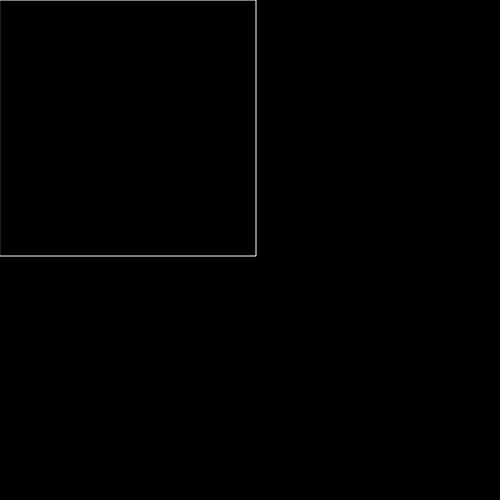
Frame 1 (no input)
Frame 60 (no input): identical to frame 1, image omitted
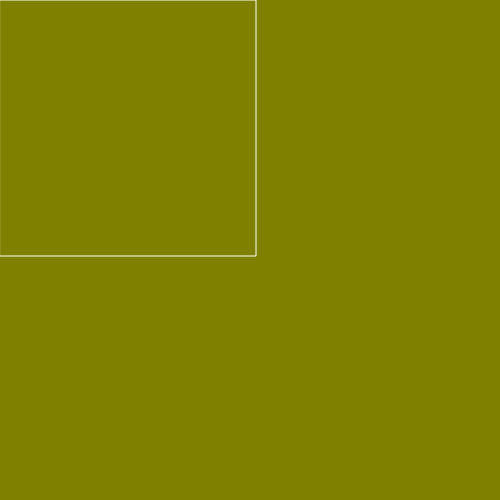
Frame 120 (the mouse pressed at the canvas centre since frame 60)

The p5.js sketch that drew these frames (run headless with seeded random() and noise() and a simulated clock; from frame 60 on, the mouse is pressed at the canvas centre):

// p5.js sketch
// ── sketch.js
function setup() {
  createCanvas(500, 500);
}

function draw() {
  var x = map(mouseX,0,width,0,255);
  var y = map(mouseY,0,height,0,255);
  background(x,y,0);
  
  noFill();
  stroke(255);
  rect(0,0,256,256);
}
